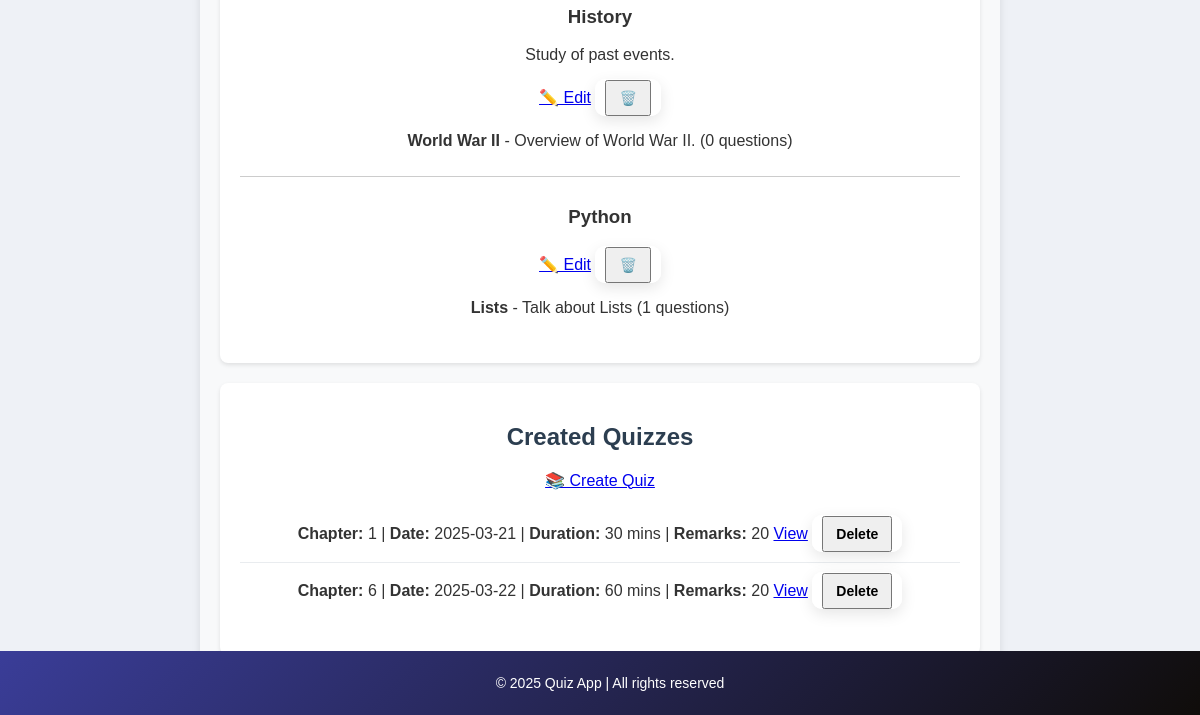
The app's page /admin_dashboard (signed in, lower part), older data.
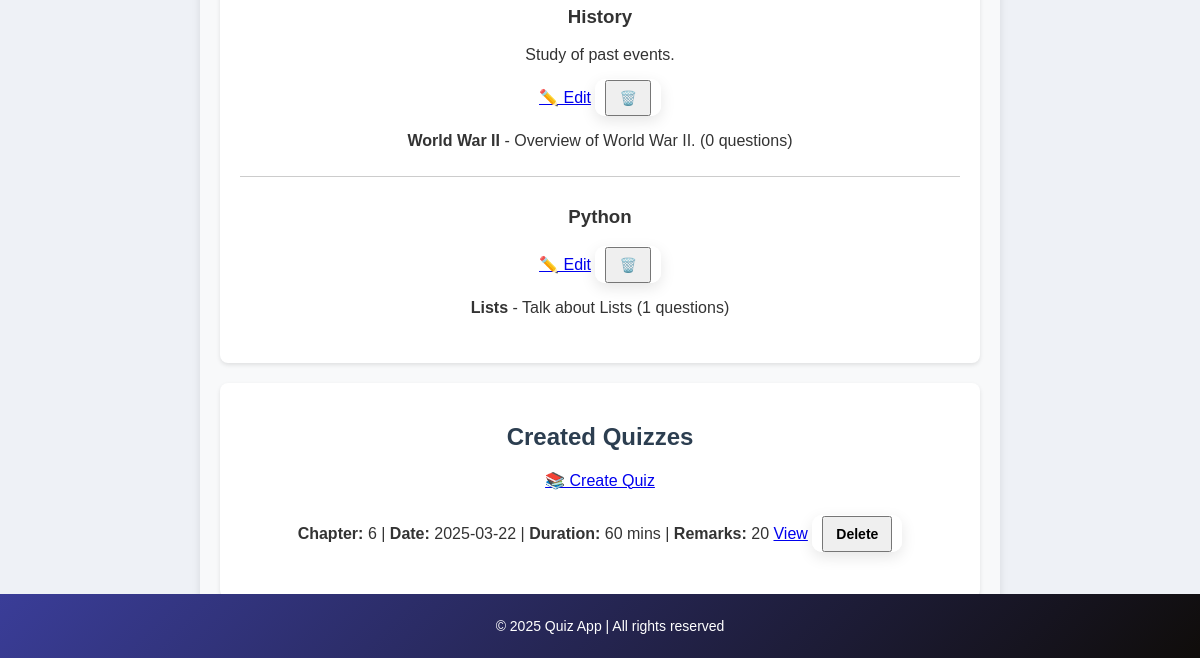
The same page, newer data.
### models.py (models this page shows, shortened)
class Subject(db.Model):
    __tablename__ = 'subjects'
    id = db.Column(db.Integer, primary_key=True)
    subject_name = db.Column(db.String(80), unique=True, nullable=False)
    description = db.Column(db.String(255), nullable=True)
    chapters = db.relationship('Chapter', backref='subject', lazy=True)

class Chapter(db.Model):
    __tablename__ = 'chapters'
    id = db.Column(db.Integer, primary_key=True)
    chapter_name = db.Column(db.String(80), unique=True, nullable=False)
    description = db.Column(db.String(255), nullable=True)
    subject_id = db.Column(db.Integer, db.ForeignKey('subjects.id'), nullable=False)
    quizzes = db.relationship('Quiz', back_populates='chapter', lazy=True)
    questions = db.relationship('Question', back_populates='chapter', lazy=True)

class Quiz(db.Model):
    __tablename__ = 'quiz'
    id = db.Column(db.Integer, primary_key=True)
    chapter_id = db.Column(db.Integer, db.ForeignKey('chapters.id'), nullable=False)
    name = db.Column(db.String(225), unique=True, nullable=False)
    date_of_quiz = db.Column(db.Date, nullable=True)
    time_duration = db.Column(db.Integer, nullable=True)
    remarks = db.Column(db.String(255), nullable=True)
    chapter = db.relationship('Chapter', back_populates='quizzes')
    scores = db.relationship('Score', backref='quiz', lazy=True)

### app.py (the view, shortened to what this page needs)
@app.route('/admin_dashboard', methods=['GET', 'POST'])
@admin_required
def admin_dashboard():
    subjects = Subject.query.all()
    chapters = Chapter.query.all()
    quizzes = Quiz.query.all()
    return render_template("admin_dashboard.html", subjects=subjects, chapters=chapters, quizzes=quizzes)

### app.py (called while the page is built)
def admin_required(f):
    @wraps(f)
    def decorated_function(*args, **kwargs):
        if "user_id" not in session or session.get('user_role') != 'admin':
            flash("Unauthorized access!", "danger")
            return redirect(url_for("login"))
        return f(*args, **kwargs)
    return decorated_function

### templates/admin_dashboard.html (shortened to what this page needs)
{% extends 'base.html' %}
{% block content %}
<div class="dashboard-container">
  <div class="subject-container">
    {% for subject in subjects %}
    <div class="subject-item">
      <h3 class="text-center">{{ subject.subject_name }}</h3>
      <p class="text-center text-muted">{{ subject.description }}</p>
      <div class="text-center">
        <a href="{{ url_for('edit_subject', subject_id=subject.id) }}" class="btn btn-warning">✏️ Edit</a>
        <form method="POST" action="{{ url_for('delete_subject', subject_id=subject.id) }}" style="display: inline;">
          <button type="submit" class="btn btn-danger" onclick="return confirm('Delete this subject?');">🗑️</button>
        </form>
      </div>
      <div>
        {% for chapter in subject.chapters %}
        <p><strong>{{ chapter.chapter_name }}</strong> - {{ chapter.description }} ({{ chapter.questions|length }} questions)</p>
        {% endfor %}
      </div>
    </div>
    {% else %}
    <p class="text-center text-muted">No subjects available.</p>
    {% endfor %}
  </div>
  <div class="quiz-container">
    <h2 class="text-center">Created Quizzes</h2>
    <div class="text-center">
      <a href="{{ url_for('create_quiz') }}" class="btn btn-primary">📚 Create Quiz</a>
    </div>
    {% if quizzes %}
    <ul>
      {% for quiz in quizzes %}
      <li>
        <strong>Chapter:</strong> {{ quiz.chapter_id }} |
        <strong>Date:</strong> {{ quiz.date_of_quiz }} |
        <strong>Duration:</strong> {{ quiz.time_duration }} mins |
        <strong>Remarks:</strong> {{ quiz.remarks }}
        <a href="{{ url_for('view_quiz', quiz_id=quiz.id) }}" class="btn btn-info">View</a>
        <form method="POST" action="{{ url_for('delete_quiz', quiz_id=quiz.id) }}" style="display: inline;">
          <button type="submit" class="btn btn-danger" onclick="return confirm('Delete this quiz?');">Delete</button>
      </form>
      </li>
      {% endfor %}
    </ul>
    {% else %}
    <p class="text-center text-muted">No quizzes available.</p>
    {% endif %}
  </div>
</div>
{% endblock %}

### templates/base.html (shortened to what this page needs)
<!DOCTYPE html>
<html lang="en">
<head>
</head>
<body>
    <main>
        {% block content %}
        {% endblock %}
    </main>
    <footer>
        <p>&copy; 2025 Quiz App | All rights reserved</p>
    </footer>
</body>
</html>

### templates/base.html (style rules this page uses)
form { background: white; padding: 10px; border-radius: 10px; box-shadow: 0px 5px 15px rgba(0, 0, 0, 0.1); }
button { font-size: 14px; font-weight: bold; padding: 8px 12px; }
body { font-family: 'Poppins', Arial, sans-serif; margin: 0; padding: 0; background-color: #eef1f6; color: #333; }
main { padding: 20px; text-align: center; max-width: 800px; margin: auto; }
footer { text-align: center; padding: 10px; background: linear-gradient(135deg, #3a3d98, #0f0c08); color: white; position: fixed; bottom: 0; width: 100%; font-size: 14px; }

### templates/admin_dashboard.html (style rules this page uses)
.dashboard-container { max-width: 100%; margin: auto; padding: 20px; background-color: #f8f9fa; border-radius: 8px; box-shadow: 0 4px 8px rgba(0, 0, 0, 0.1); }
h1, h2 { color: #2c3e50; }
.subject-container, .quiz-container { background-color: #fff; padding: 20px; margin: 20px 0; border-radius: 8px; box-shadow: 0 2px 4px rgba(0, 0, 0, 0.1); }
.subject-item { padding: 10px 0; border-bottom: 1px solid #ccc; }
.subject-item:last-child { border-bottom: none; }
.quiz-container ul { list-style-type: none; padding: 0; }
.quiz-container li { padding: 10px; border-bottom: 1px solid #e9ecef; }
.quiz-container li:last-child { border-bottom: none; }

Row changes from the older to the newer data that the page shows:
removed Quiz: chapter_id "1", date_of_quiz "2025-03-21", time_duration "30", remarks "20"
